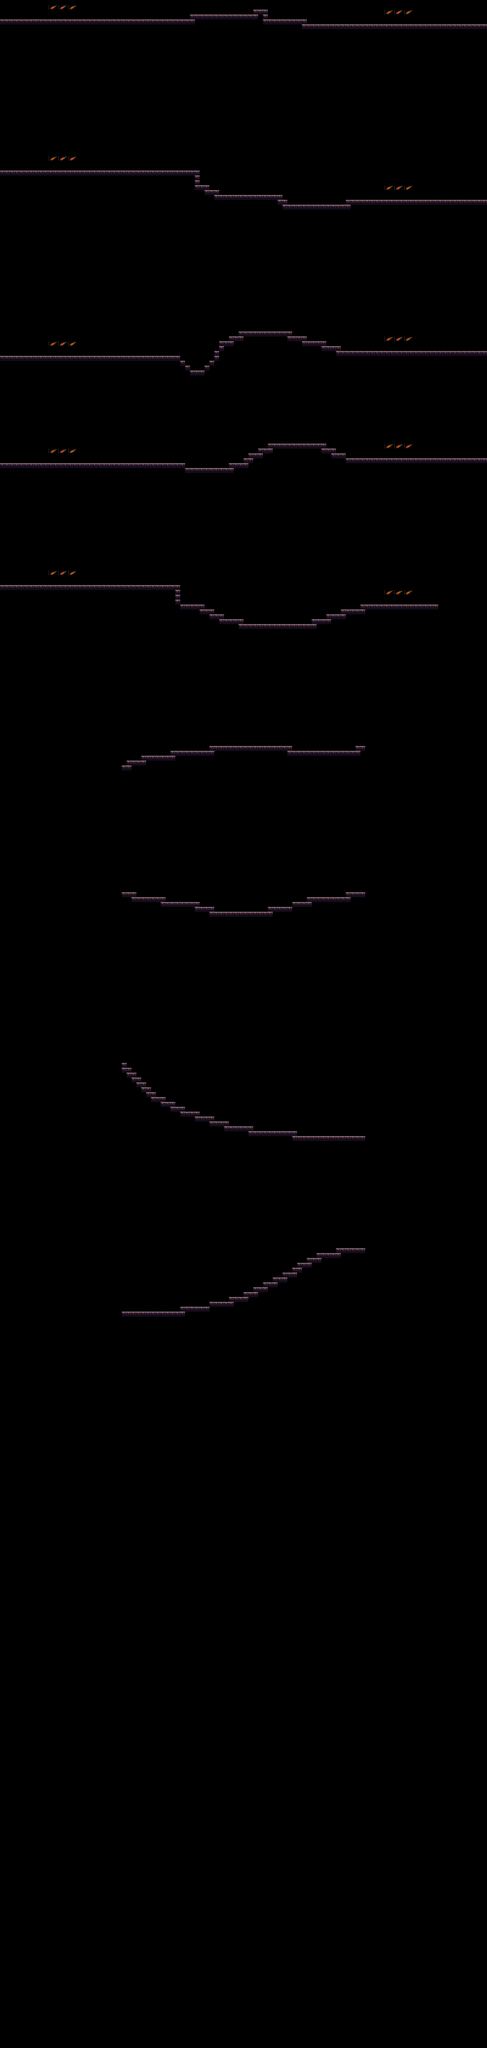

Rendered tile map (Tiled .tmx) drawn with the repository's tilesets; below, a short description and the map source with its tile grids summarised:
An orthogonal 100x420 tile map with 32x32 px tiles, 1 tile layer (ground), 2 tilesets and 65 objects.

<map version="1.4" tiledversion="1.4.2" orientation="orthogonal" renderorder="right-down" width="100" height="420" tilewidth="32" tileheight="32" infinite="0" nextlayerid="7" nextobjectid="136">
 <tileset firstgid="1" source="tileset/platformerTileSet.tsx" />
 <tileset firstgid="25" source="tileset/crimsonTileSet.tsx" />
 <layer id="1" name="ground" width="100" height="420">
  <data>[42000 cells, 829 non-empty, 3 distinct tile ids]</data>
 </layer>
 <objectgroup id="6" name="damageLayer">
  <object id="119" x="2528" y="64" width="192" height="32" />
  <object id="120" x="2528" y="1216" width="192" height="32" />
  <object id="121" x="2528" y="2208" width="192" height="32" />
  <object id="122" x="2528" y="2912" width="192" height="32" />
  <object id="123" x="2528" y="3872" width="192" height="32" />
  <object id="131" x="320" y="32" width="192" height="32" />
  <object id="132" x="320" y="1024" width="192" height="32" />
  <object id="133" x="320" y="2240" width="192" height="32" />
  <object id="134" x="320" y="2944" width="192" height="32" />
  <object id="135" x="320" y="3744" width="192" height="32" />
 </objectgroup>
 <objectgroup id="2" name="section1">
  <object id="2" x="1248" y="96" width="448" height="32" />
  <object id="3" x="1664" y="64" width="96" height="32" />
  <object id="4" x="1728" y="96" width="32" height="64" />
  <object id="5" x="1760" y="128" width="256" height="32" />
  <object id="91" x="1984" y="160" width="736" height="32" />
  <object id="97" x="480" y="128" width="800" height="32" />
  <object id="124" x="448" y="0" width="32" height="128" />
 </objectgroup>
 <objectgroup id="3" name="section2">
  <object id="10" x="1280" y="1216" width="96" height="32" />
  <object id="11" x="1344" y="1248" width="96" height="32" />
  <object id="12" x="1408" y="1280" width="448" height="32" />
  <object id="13" x="1824" y="1312" width="64" height="32" />
  <object id="14" x="1856" y="1344" width="448" height="32" />
  <object id="25" x="1440" y="2240" width="96" height="32" />
  <object id="26" x="1504" y="2208" width="96" height="32" />
  <object id="27" x="1568" y="2176" width="352" height="32" />
  <object id="28" x="1888" y="2208" width="128" height="32" />
  <object id="29" x="1984" y="2240" width="160" height="32" />
  <object id="30" x="2112" y="2272" width="128" height="32" />
  <object id="92" x="2272" y="1312" width="448" height="32" />
  <object id="93" x="2208" y="2304" width="512" height="32" />
  <object id="102" x="480" y="1120" width="832" height="32" />
  <object id="103" x="1280" y="1152" width="32" height="64" />
  <object id="104" x="480" y="2336" width="704" height="32" />
  <object id="105" x="1184" y="2368" width="32" height="32" />
  <object id="106" x="1216" y="2400" width="32" height="32" />
  <object id="107" x="1248" y="2432" width="96" height="32" />
  <object id="108" x="1344" y="2400" width="32" height="32" />
  <object id="109" x="1376" y="2368" width="32" height="32" />
  <object id="110" x="1408" y="2304" width="32" height="64" />
  <object id="111" x="1440" y="2272" width="32" height="32" />
  <object id="125" x="448" y="992" width="32" height="128" />
  <object id="128" x="448" y="2208" width="32" height="128" />
 </objectgroup>
 <objectgroup id="4" name="section3">
  <object id="46" x="1504" y="3040" width="128" height="32" />
  <object id="47" x="1600" y="3008" width="64" height="32" />
  <object id="48" x="1632" y="2976" width="96" height="32" />
  <object id="49" x="1696" y="2944" width="96" height="32" />
  <object id="50" x="1760" y="2912" width="384" height="32" />
  <object id="51" x="2112" y="2944" width="96" height="32" />
  <object id="52" x="2176" y="2976" width="96" height="32" />
  <object id="94" x="2272" y="3008" width="448" height="32" />
  <object id="112" x="480" y="3040" width="736" height="32" />
  <object id="113" x="1216" y="3072" width="320" height="32" />
  <object id="129" x="448" y="2912" width="32" height="128" />
 </objectgroup>
 <objectgroup id="5" name="section4">
  <object id="61" x="1184" y="3968" width="160" height="32" />
  <object id="63" x="1312" y="4000" width="96" height="32" />
  <object id="64" x="1376" y="4032" width="96" height="32" />
  <object id="65" x="1440" y="4064" width="160" height="32" />
  <object id="66" x="1568" y="4096" width="512" height="32" />
  <object id="67" x="2048" y="4064" width="128" height="32" />
  <object id="68" x="2144" y="4032" width="128" height="32" />
  <object id="69" x="2240" y="4000" width="160" height="32" />
  <object id="95" x="2368" y="3968" width="352" height="32" />
  <object id="114" x="480" y="3840" width="704" height="32" />
  <object id="115" x="1152" y="3872" width="32" height="96" />
  <object id="130" x="448" y="3712" width="32" height="128" />
 </objectgroup>
</map>
